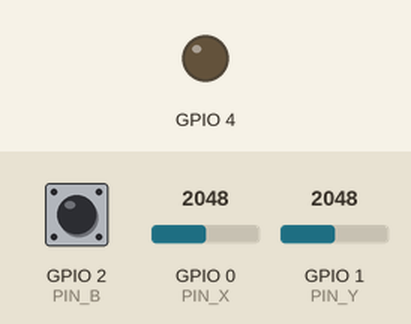
A program run on a simulated ESP32-C3. On the bench: output pins drawn as LEDs (lit = HIGH). The inputs (shaded band) are chosen by the test bench; at power-on: GPIO 0 (PIN_X) = 2048, GPIO 1 (PIN_Y) = 2048, GPIO 2 (PIN_B) HIGH (analog values on the 0–4095 scale). What the program prints to the serial monitor is not drawn. At 62.2 s the program puts the board to deep sleep or switches it off; the recording ends there.

Above: at 0.0 s.
At 2.1 s:
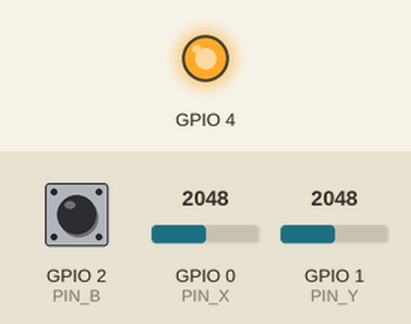
Timing chart, 0 to 62.2 s (numbered marks = the images above):
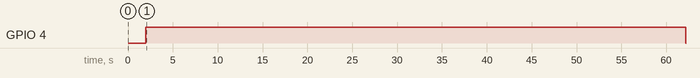

Measured:
- by itself, GPIO 4: HIGH → LOW at 62.2 s

The program:

main.cpp
```cpp
#include <Arduino.h>
#include <esp_now.h>
#include <WiFi.h>
#include "driver/gpio.h"
#include "esp_sleep.h"

// Use the RAW GPIO numbers for the C3
#define PIN_X 0  // Horizontal
#define PIN_Y 1  // Vertical
#define PIN_B 2  // Button

typedef struct {
  int x;
  int y;
  int btn;
}JoystickData;

void goToSleep() {
  Serial.println("Going to deep sleep...");
  delay(100);
  esp_now_deinit();
  WiFi.mode(WIFI_OFF);
  digitalWrite(4, LOW);
  delay(50);
  esp_deep_sleep_enable_gpio_wakeup(1ULL << PIN_B, ESP_GPIO_WAKEUP_GPIO_LOW);
  esp_deep_sleep_start();

}

uint8_t receiverMAC[] = {0x3C, 0x8A, 0x1F, 0x9D, 0x43, 0xC4};

// sleepTimer
unsigned long startTime = 0;
const unsigned long interval = 60000;

void onSent(const uint8_t * mac, esp_now_send_status_t status){
  Serial.println(status == ESP_NOW_SEND_SUCCESS ? "Sent!" : "Failed!");
}

void setup() {
  Serial.begin(115200);
  delay(2000);


  pinMode(PIN_B, INPUT_PULLUP);
  pinMode(0, INPUT);
  pinMode(1, INPUT);
  pinMode(4, OUTPUT);
  digitalWrite(4, HIGH);
  // // Set attenuation - this ensures the ESP32 can read the full 0-3.3V range
  analogSetAttenuation(ADC_11db);
  analogReadResolution(12);

  // p2p setup
  WiFi.mode(WIFI_STA);
  esp_now_init();
  esp_now_register_send_cb(onSent);

  esp_now_peer_info_t peer = {};
  memcpy(peer.peer_addr, receiverMAC, 6);
  esp_now_add_peer(&peer);

  // Sleep timer
  startTime = millis();
  delay(100);

}

void loop() {
  JoystickData joystick;
  joystick.x = analogRead(PIN_X);
  joystick.y = analogRead(PIN_Y);
  joystick.btn = digitalRead(PIN_B);

  esp_now_send(receiverMAC, (uint8_t *)&joystick, sizeof(joystick));

  // button pressed - update timer
  if(joystick.btn == 0){
    startTime = millis();
    delay(100);
  }
  // check sleep timer
  if (millis() - startTime >= interval){
    Serial.println("Going to deep sleep...");
    goToSleep();
  }
  delay(100);
}
```
